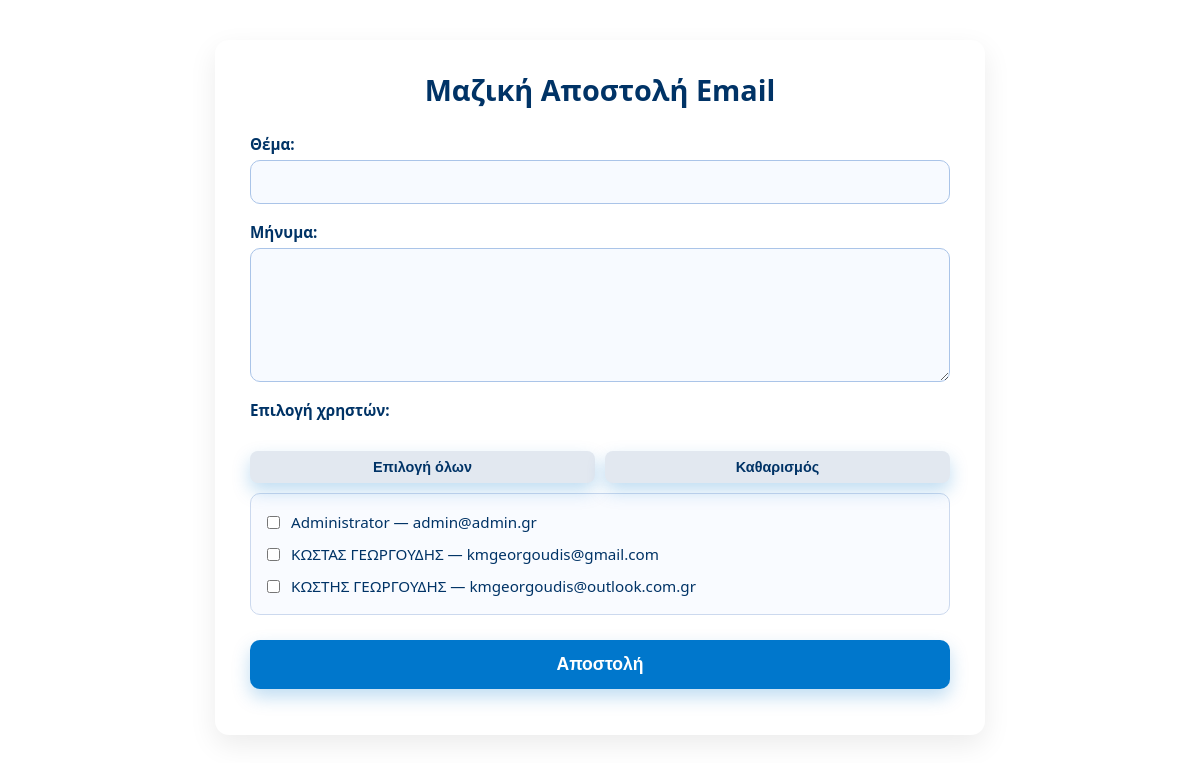
Page /admin/bulk-email (signed in) on the committed database.
### database.py (models this page shows)
class User(db.Model, UserMixin):
    id = db.Column(db.Integer, primary_key=True)
    fullname = db.Column(db.String(120), nullable=False)
    email = db.Column(db.String(120), unique=True, nullable=False)
    password = db.Column(db.String(200), nullable=False)
    created_at = db.Column(db.DateTime, default=datetime.utcnow)
    reset_code = db.Column(db.String(6), nullable=True)
    is_admin = db.Column(db.Boolean, default=False)
    name = db.Column(db.String(120))

### app.py (the view)
@app.route("/admin/bulk-email")
@login_required
def admin_bulk_email():
    if not current_user.is_admin:
        return redirect("/")
    users = User.query.all()
    return render_template("admin/bulk-email.html", users=users, active_page="bulk_email")

### app.py (called while the page is built)
@login_manager.user_loader
def load_user(user_id):
    return User.query.get(int(user_id))

@app.context_processor
def inject_coming_soon_flag():
    return dict(show_coming_soon=True)

### templates/admin/bulk-email.html (shortened to what this page needs)
<div class="bulk-wrapper">
    <h2>Μαζική Αποστολή Email</h2>
    <form action="/admin/bulk-email/send" method="POST">
        <label>Θέμα:</label>
        <input type="text" name="subject" required>
        <label>Μήνυμα:</label>
        <textarea name="message" rows="6" required></textarea>
        <label>Επιλογή χρηστών:</label>
        <div class="select-buttons">
            <button type="button" id="select-all">Επιλογή όλων</button>
            <button type="button" id="clear-all">Καθαρισμός</button>
        </div>
        <div class="user-list-box">
            {% for user in users %}
                <div>
                    <input type="checkbox" class="user-checkbox" name="selected_users" value="{{ user.id }}">
                    {{ user.fullname }} — {{ user.email }}
                </div>
            {% endfor %}
        </div>
        <button type="submit">Αποστολή</button>
    </form>
</div>

### templates/admin/bulk-email.html (style rules this page uses)
.bulk-wrapper { max-width: 700px; margin: 40px auto; background: #ffffff; padding: 30px 35px; border-radius: 14px; box-shadow: 0 10px 28px rgba(0,0,0,0.08); font-family: 'Segoe UI', sans-serif; color: #003366; }
.bulk-wrapper h2 { margin-top: 0; font-size: 1.8rem; font-weight: 700; color: #003366; text-align: center; margin-bottom: 25px; }
.bulk-wrapper label { display: block; margin-top: 18px; margin-bottom: 6px; font-weight: 600; font-size: 0.95rem; color: #003366; }
.bulk-wrapper input[type="text"], .bulk-wrapper textarea { width: 100%; padding: 12px 14px; border-radius: 10px; border: 1px solid #aac4e8; font-size: 1rem; outline: none; transition: 0.2s ease; background: #f7faff; }
.user-list-box { max-height: 300px; overflow-y: auto; border: 1px solid #ccd9ee; padding: 12px; border-radius: 10px; background: #f9fbff; margin-top: 6px; }
.user-list-box div { padding: 6px 0; font-size: 0.95rem; color: #003366; display: flex; align-items: center; gap: 8px; }
.bulk-wrapper button { margin-top: 25px; width: 100%; padding: 14px; font-size: 1.1rem; font-weight: 600; background: #0077cc; color: white; border: none; border-radius: 10px; cursor: pointer; box-shadow: 0 8px 18px rgba(0,119,204,0.25); transition: 0.2s ease; }
.select-buttons { display: flex; gap: 10px; margin-bottom: 10px; }
.select-buttons button { padding: 8px 14px; font-size: 0.9rem; font-weight: 600; background: #e2e8f0; color: #003366; border: none; border-radius: 8px; cursor: pointer; transition: 0.2s ease; }

### rows in the picture
User: fullname "Administrator", email "admin@admin.gr"
User: fullname "ΚΩΣΤΑΣ ΓΕΩΡΓΟΥΔΗΣ", email "kmgeorgoudis@gmail.com"
User: fullname "ΚΩΣΤΗΣ ΓΕΩΡΓΟΥΔΗΣ", email "kmgeorgoudis@outlook.com.gr"
